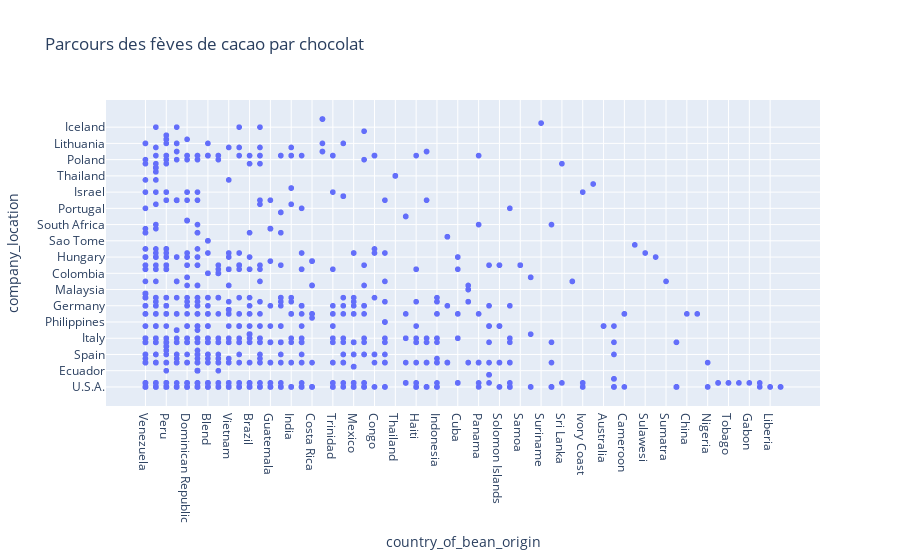

Notebook source saved alongside this figure:
### Code cell
#Parcours des fèves de cacao
fig = px.scatter(data, x='country_of_bean_origin', y='company_location', title='Parcours des fèves de cacao par chocolat')
fig.update_xaxes(categoryorder='total descending')
fig.show()

### Figure 1 — Plotly figure (JSON) as saved in the notebook; plotly's stock layout.template omitted (floating-point values rounded to 4 significant figures; data arrays with more than 128 entries replaced by an {"elided": "..."} marker saying what was removed)
{"data": [{"hovertemplate": "country_of_bean_origin=%{x}<br>company_location=%{y}<extra></extra>", "legendgroup": "", "marker": {"color": "#636efa", "symbol": "circle"}, "mode": "markers", "name": "", "showlegend": false, "type": "scattergl", "x": {"elided": "2530 str values"}, "xaxis": "x", "y": {"elided": "2530 str values"}, "yaxis": "y"}], "layout": {"legend": {"tracegroupgap": 0}, "title": {"text": "Parcours des fèves de cacao par chocolat"}, "xaxis": {"anchor": "y", "categoryorder": "total descending", "domain": [0, 1], "title": {"text": "country_of_bean_origin"}}, "yaxis": {"anchor": "x", "domain": [0, 1], "title": {"text": "company_location"}}}}
